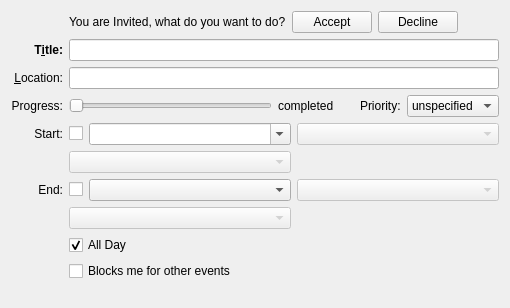
<?xml version="1.0" encoding="UTF-8"?>
<ui version="4.0">
 <class>EventOrTodoDesktop</class>
 <widget class="QWidget" name="EventOrTodoDesktop">
  <property name="geometry">
   <rect>
    <x>0</x>
    <y>0</y>
    <width>501</width>
    <height>308</height>
   </rect>
  </property>
  <layout class="QGridLayout" name="gridLayout">
   <item row="0" column="1" colspan="3">
    <widget class="QWidget" name="mInvitationBar" native="true">
     <layout class="QHBoxLayout" name="horizontalLayout_10">
      <property name="margin">
       <number>0</number>
      </property>
      <item>
       <widget class="QLabel" name="label_7">
        <property name="text">
         <string comment="@info">You are Invited, what do you want to do?</string>
        </property>
       </widget>
      </item>
      <item>
       <widget class="QPushButton" name="mAcceptInvitationButton">
        <property name="toolTip">
         <string comment="@info:tooltip">Accept the invitation</string>
        </property>
        <property name="whatsThis">
         <string comment="@info:whatsthis">Click this button to accept the invitation.</string>
        </property>
        <property name="text">
         <string comment="@action:button Accept an invitation">Accept</string>
        </property>
       </widget>
      </item>
      <item>
       <widget class="QPushButton" name="mDeclineInvitationButton">
        <property name="text">
         <string comment="@action:button decline an invitation">Decline</string>
        </property>
       </widget>
      </item>
      <item>
       <spacer name="horizontalSpacer_13">
        <property name="orientation">
         <enum>Qt::Horizontal</enum>
        </property>
        <property name="sizeHint" stdset="0">
         <size>
          <width>40</width>
          <height>20</height>
         </size>
        </property>
       </spacer>
      </item>
     </layout>
    </widget>
   </item>
   <item row="1" column="0">
    <widget class="QLabel" name="label_3">
     <property name="sizePolicy">
      <sizepolicy hsizetype="Minimum" vsizetype="Preferred">
       <horstretch>0</horstretch>
       <verstretch>0</verstretch>
      </sizepolicy>
     </property>
     <property name="font">
      <font>
       <weight>75</weight>
       <bold>true</bold>
      </font>
     </property>
     <property name="toolTip">
      <string comment="@info:tooltip">Set the title</string>
     </property>
     <property name="whatsThis">
      <string comment="@info:whatsthis">Sets the Title of this event or to-do.</string>
     </property>
     <property name="text">
      <string comment="@label">T&amp;itle:</string>
     </property>
     <property name="alignment">
      <set>Qt::AlignRight|Qt::AlignTrailing|Qt::AlignVCenter</set>
     </property>
     <property name="buddy">
      <cstring>mSummaryEdit</cstring>
     </property>
    </widget>
   </item>
   <item row="1" column="1" colspan="3">
    <widget class="KLineEdit" name="mSummaryEdit">
     <property name="sizePolicy">
      <sizepolicy hsizetype="MinimumExpanding" vsizetype="Fixed">
       <horstretch>0</horstretch>
       <verstretch>0</verstretch>
      </sizepolicy>
     </property>
     <property name="minimumSize">
      <size>
       <width>430</width>
       <height>0</height>
      </size>
     </property>
     <property name="toolTip">
      <string comment="@info:tooltip">Set the title</string>
     </property>
     <property name="whatsThis">
      <string comment="@info:whatsthis">Sets the Title of this event or to-do.</string>
     </property>
    </widget>
   </item>
   <item row="2" column="0">
    <widget class="QLabel" name="mLocationLabel">
     <property name="sizePolicy">
      <sizepolicy hsizetype="Minimum" vsizetype="Preferred">
       <horstretch>0</horstretch>
       <verstretch>0</verstretch>
      </sizepolicy>
     </property>
     <property name="text">
      <string comment="@label">&amp;Location:</string>
     </property>
     <property name="alignment">
      <set>Qt::AlignRight|Qt::AlignTrailing|Qt::AlignVCenter</set>
     </property>
     <property name="buddy">
      <cstring>mLocationEdit</cstring>
     </property>
    </widget>
   </item>
   <item row="2" column="1" colspan="3">
    <widget class="KLineEdit" name="mLocationEdit">
     <property name="sizePolicy">
      <sizepolicy hsizetype="MinimumExpanding" vsizetype="Fixed">
       <horstretch>0</horstretch>
       <verstretch>0</verstretch>
      </sizepolicy>
     </property>
     <property name="minimumSize">
      <size>
       <width>430</width>
       <height>0</height>
      </size>
     </property>
     <property name="toolTip">
      <string comment="@info:tooltip">Set the location</string>
     </property>
     <property name="whatsThis">
      <string comment="@info:whatsthis">Sets where the event or to-do will take place.</string>
     </property>
    </widget>
   </item>
   <item row="4" column="0">
    <widget class="QLabel" name="mStartLabel">
     <property name="sizePolicy">
      <sizepolicy hsizetype="Minimum" vsizetype="Preferred">
       <horstretch>0</horstretch>
       <verstretch>0</verstretch>
      </sizepolicy>
     </property>
     <property name="text">
      <string comment="@label Start date/time of the event or task">Start:</string>
     </property>
     <property name="alignment">
      <set>Qt::AlignRight|Qt::AlignTrailing|Qt::AlignVCenter</set>
     </property>
    </widget>
   </item>
   <item row="4" column="1">
    <widget class="QCheckBox" name="mStartCheck">
     <property name="whatsThis">
      <string comment="@info:whatsthis">Sets the start date for this to-do</string>
     </property>
     <property name="text">
      <string comment="@option:check to-do start datetime"/>
     </property>
    </widget>
   </item>
   <item row="5" column="1" colspan="2">
    <widget class="IncidenceEditorNG::KTimeZoneComboBox" name="mTimeZoneComboStart">
     <property name="enabled">
      <bool>false</bool>
     </property>
     <property name="sizePolicy">
      <sizepolicy hsizetype="MinimumExpanding" vsizetype="Fixed">
       <horstretch>0</horstretch>
       <verstretch>0</verstretch>
      </sizepolicy>
     </property>
     <property name="whatsThis">
      <string comment="@info:whatsthis">Select the timezone for this event. It will also affect recurrences</string>
     </property>
    </widget>
   </item>
   <item row="6" column="0">
    <widget class="QLabel" name="mEndLabel">
     <property name="sizePolicy">
      <sizepolicy hsizetype="Minimum" vsizetype="Preferred">
       <horstretch>0</horstretch>
       <verstretch>0</verstretch>
      </sizepolicy>
     </property>
     <property name="text">
      <string comment="@label End date/time of the task or event">End:</string>
     </property>
     <property name="alignment">
      <set>Qt::AlignRight|Qt::AlignTrailing|Qt::AlignVCenter</set>
     </property>
    </widget>
   </item>
   <item row="6" column="1">
    <widget class="QCheckBox" name="mEndCheck">
     <property name="whatsThis">
      <string comment="@info:whatsthis">Sets the due date for this to-do.</string>
     </property>
     <property name="text">
      <string comment="to-do due datetime"/>
     </property>
    </widget>
   </item>
   <item row="7" column="1" colspan="2">
    <widget class="IncidenceEditorNG::KTimeZoneComboBox" name="mTimeZoneComboEnd">
     <property name="enabled">
      <bool>false</bool>
     </property>
     <property name="sizePolicy">
      <sizepolicy hsizetype="MinimumExpanding" vsizetype="Fixed">
       <horstretch>0</horstretch>
       <verstretch>0</verstretch>
      </sizepolicy>
     </property>
     <property name="whatsThis">
      <string comment="@info:whatsthis">Select the timezone for this event. It will also affect recurrences</string>
     </property>
    </widget>
   </item>
   <item row="8" column="1" colspan="3">
    <widget class="QCheckBox" name="mWholeDayCheck">
     <property name="whatsThis">
      <string comment="@info:whatsthis">Set if this to-do's start and due dates have times associated with them.</string>
     </property>
     <property name="text">
      <string comment="@option:check The event or task takes the whole day">All Day</string>
     </property>
     <property name="checked">
      <bool>true</bool>
     </property>
    </widget>
   </item>
   <item row="3" column="1" colspan="3">
    <widget class="QWidget" name="mCompletionPriorityWidget" native="true">
     <property name="sizePolicy">
      <sizepolicy hsizetype="Minimum" vsizetype="Fixed">
       <horstretch>0</horstretch>
       <verstretch>0</verstretch>
      </sizepolicy>
     </property>
     <layout class="QHBoxLayout" name="horizontalLayout_8">
      <property name="margin">
       <number>0</number>
      </property>
      <item>
       <widget class="QSlider" name="mCompletionSlider">
        <property name="sizePolicy">
         <sizepolicy hsizetype="Expanding" vsizetype="Fixed">
          <horstretch>0</horstretch>
          <verstretch>0</verstretch>
         </sizepolicy>
        </property>
        <property name="maximum">
         <number>100</number>
        </property>
        <property name="orientation">
         <enum>Qt::Horizontal</enum>
        </property>
       </widget>
      </item>
      <item>
       <widget class="QLabel" name="mCompletedLabel">
        <property name="text">
         <string comment="@label:slider completed percentage of a task">completed</string>
        </property>
       </widget>
      </item>
      <item>
       <spacer name="horizontalSpacer">
        <property name="orientation">
         <enum>Qt::Horizontal</enum>
        </property>
        <property name="sizeType">
         <enum>QSizePolicy::Fixed</enum>
        </property>
        <property name="sizeHint" stdset="0">
         <size>
          <width>20</width>
          <height>20</height>
         </size>
        </property>
       </spacer>
      </item>
      <item>
       <widget class="QLabel" name="label">
        <property name="text">
         <string comment="@label:listbox Priority of the task">Priority:</string>
        </property>
       </widget>
      </item>
      <item>
        <widget class="KComboBox" name="mPriorityCombo">
        <property name="maxVisibleItems">
          <number>6</number>
        </property>
        <property name="currentIndex">
         <number>0</number>
        </property>
        <item>
         <property name="text">
          <string comment="@item:inlistbox No priority specified for a task">unspecified</string>
         </property>
        </item>
        <item>
         <property name="text">
          <string comment="@item:inlistbox highest priority for a task">1 (highest)</string>
         </property>
        </item>
        <item>
         <property name="text">
          <string comment="@item:inlistbox">2</string>
         </property>
        </item>
        <item>
         <property name="text">
          <string comment="@item:inlistbox">3</string>
         </property>
        </item>
        <item>
         <property name="text">
          <string comment="@item:inlistbox">4</string>
         </property>
        </item>
        <item>
         <property name="text">
          <string comment="@item:inlistbox medium priority for a task">5 (medium)</string>
         </property>
        </item>
        <item>
         <property name="text">
          <string comment="@item:inlistbox">6</string>
         </property>
        </item>
        <item>
         <property name="text">
          <string comment="@item:inlistbox">7</string>
         </property>
        </item>
        <item>
         <property name="text">
          <string comment="@item:inlistbox">8</string>
         </property>
        </item>
        <item>
         <property name="text">
          <string comment="@item:inlistbox lowest priority for a task">9 (lowest)</string>
         </property>
        </item>
       </widget>
      </item>
     </layout>
    </widget>
   </item>
   <item row="10" column="0" colspan="4">
    <spacer name="verticalSpacer">
     <property name="orientation">
      <enum>Qt::Vertical</enum>
     </property>
     <property name="sizeHint" stdset="0">
      <size>
       <width>20</width>
       <height>40</height>
      </size>
     </property>
    </spacer>
   </item>
   <item row="3" column="0">
    <widget class="QLabel" name="mTaskLabel">
     <property name="text">
      <string comment="@label Task specific line in the dialog containing progress and priority">Progress:</string>
     </property>
     <property name="alignment">
      <set>Qt::AlignRight|Qt::AlignTrailing|Qt::AlignVCenter</set>
     </property>
    </widget>
   </item>
   <item row="9" column="1" colspan="3">
    <widget class="QCheckBox" name="mFreeBusyCheck">
     <property name="text">
      <string comment="@option:check">Blocks me for other events</string>
     </property>
    </widget>
   </item>
   <item row="4" column="2">
    <widget class="KDateComboBox" name="mStartDateEdit">
     <property name="sizePolicy">
      <sizepolicy hsizetype="MinimumExpanding" vsizetype="Fixed">
       <horstretch>0</horstretch>
       <verstretch>0</verstretch>
      </sizepolicy>
     </property>
     <property name="minimumSize">
      <size>
       <width>200</width>
       <height>0</height>
      </size>
     </property>
     <property name="inputMethodHints">
      <set>Qt::ImhPreferNumbers</set>
     </property>
     <property name="editable">
      <bool>true</bool>
     </property>
     <property name="maxVisibleItems">
      <number>1</number>
     </property>
     <property name="insertPolicy">
      <enum>QComboBox::NoInsert</enum>
     </property>
     <property name="sizeAdjustPolicy">
      <enum>QComboBox::AdjustToContentsOnFirstShow</enum>
     </property>
    </widget>
   </item>
   <item row="4" column="3">
    <widget class="KTimeComboBox" name="mStartTimeEdit">
     <property name="enabled">
      <bool>false</bool>
     </property>
     <property name="sizePolicy">
      <sizepolicy hsizetype="MinimumExpanding" vsizetype="Fixed">
       <horstretch>0</horstretch>
       <verstretch>0</verstretch>
      </sizepolicy>
     </property>
     <property name="minimumSize">
      <size>
       <width>200</width>
       <height>0</height>
      </size>
     </property>
     <property name="inputMethodHints">
      <set>Qt::ImhPreferNumbers</set>
     </property>
     <property name="maxVisibleItems">
      <number>1</number>
     </property>
     <property name="insertPolicy">
      <enum>QComboBox::NoInsert</enum>
     </property>
     <property name="sizeAdjustPolicy">
      <enum>QComboBox::AdjustToContentsOnFirstShow</enum>
     </property>
    </widget>
   </item>
   <item row="6" column="2">
    <widget class="KDateComboBox" name="mEndDateEdit">
     <property name="sizePolicy">
      <sizepolicy hsizetype="MinimumExpanding" vsizetype="Fixed">
       <horstretch>0</horstretch>
       <verstretch>0</verstretch>
      </sizepolicy>
     </property>
     <property name="minimumSize">
      <size>
       <width>200</width>
       <height>0</height>
      </size>
     </property>
     <property name="inputMethodHints">
      <set>Qt::ImhPreferNumbers</set>
     </property>
     <property name="maxVisibleItems">
      <number>1</number>
     </property>
     <property name="insertPolicy">
      <enum>QComboBox::NoInsert</enum>
     </property>
     <property name="sizeAdjustPolicy">
      <enum>QComboBox::AdjustToContentsOnFirstShow</enum>
     </property>
    </widget>
   </item>
   <item row="6" column="3">
    <widget class="KTimeComboBox" name="mEndTimeEdit">
     <property name="enabled">
      <bool>false</bool>
     </property>
     <property name="sizePolicy">
      <sizepolicy hsizetype="MinimumExpanding" vsizetype="Fixed">
       <horstretch>0</horstretch>
       <verstretch>0</verstretch>
      </sizepolicy>
     </property>
     <property name="minimumSize">
      <size>
       <width>200</width>
       <height>0</height>
      </size>
     </property>
     <property name="inputMethodHints">
      <set>Qt::ImhPreferNumbers</set>
     </property>
     <property name="maxVisibleItems">
      <number>1</number>
     </property>
     <property name="insertPolicy">
      <enum>QComboBox::NoInsert</enum>
     </property>
     <property name="sizeAdjustPolicy">
      <enum>QComboBox::AdjustToContentsOnFirstShow</enum>
     </property>
    </widget>
   </item>
  </layout>
 </widget>
 <customwidgets>
  <customwidget>
   <class>KTimeComboBox</class>
   <extends>QComboBox</extends>
   <header>ktimecombobox.h</header>
  </customwidget>
  <customwidget>
   <class>KDateComboBox</class>
   <extends>QComboBox</extends>
   <header>kdatecombobox.h</header>
  </customwidget>
  <customwidget>
   <class>KLineEdit</class>
   <extends>QLineEdit</extends>
   <header>klineedit.h</header>
  </customwidget>
  <customwidget>
   <class>KComboBox</class>
   <extends>QComboBox</extends>
   <header>kcombobox.h</header>
  </customwidget>
  <customwidget>
   <class>IncidenceEditorNG::KTimeZoneComboBox</class>
   <extends>KComboBox</extends>
   <header>ktimezonecombobox.h</header>
  </customwidget>
 </customwidgets>
 <resources/>
 <connections/>
</ui>
